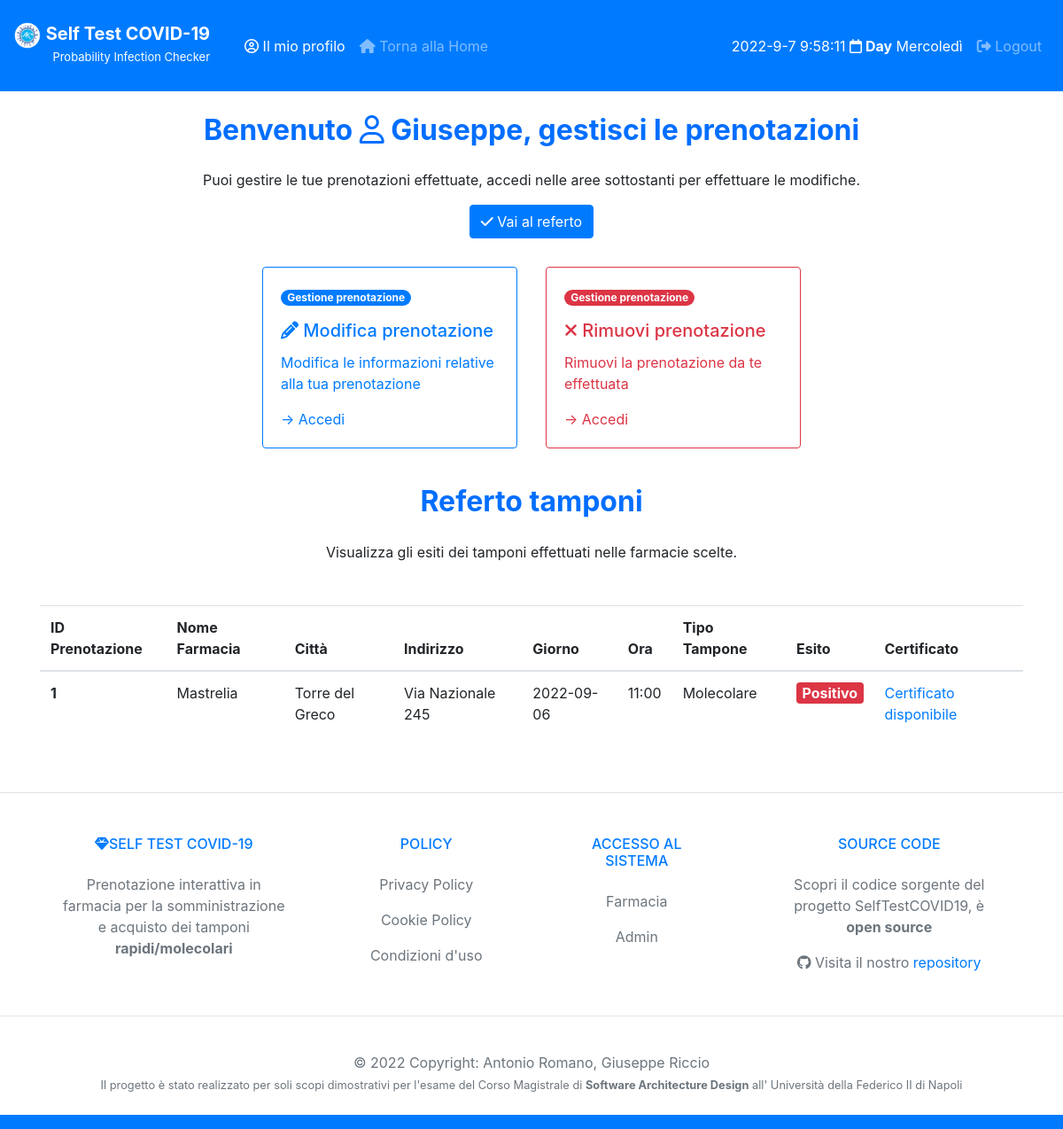
Screenshot of /dashboardPaziente (signed in) with the database file from the repository.
### tables this page shows
CREATE TABLE `Pazienti` (
	ID INTEGER PRIMARY KEY AUTOINCREMENT,
	Nome VARCHAR(50),
	Cognome VARCHAR(50),
	Email VARCHAR(50),
	PWD VARCHAR(50),
	CodiceFiscale VARCHAR(36),
	Telefono VARCHAR(10),
	UNIQUE(Email,PWD)
);

CREATE TABLE `Prenotazioni` (
	ID INTEGER PRIMARY KEY AUTOINCREMENT,
	Nome VARCHAR(50),
	Cognome VARCHAR(50),
	Email VARCHAR(50),
	CodiceFiscale VARCHAR(36),
	Telefono VARCHAR(10),
	Giorno DATE,
	Ora TIME,
	TipoTampone VARCHAR(10),
	EsitoTampone VARCHAR(20),
	ID_Farmacia INTEGER,
	ID_Paziente INTEGER,
	ID_Tampone INTEGER
);

CREATE TABLE `Farmacie` (
	ID INTEGER PRIMARY KEY AUTOINCREMENT,
	NomeFarmacia VARCHAR(50),
	Citta VARCHAR(50),
	CAP INT(5),
	Indirizzo VARCHAR(50),
	Email VARCHAR(50),
	PWD VARCHAR(50),
	UNIQUE(NomeFarmacia,Email)
);

### controllers/GestionePazienteRegistratoController.py (the view)
def dashPaziente():
    if 'loggedin' in session:
        connection = connectDB()
        esito = connection.execute('SELECT Prenotazioni.ID, NomeFarmacia, Citta, Indirizzo, Giorno, Ora, TipoTampone, EsitoTampone FROM Prenotazioni INNER JOIN Farmacie ON Prenotazioni.ID_Farmacia = Farmacie.ID AND Prenotazioni.ID_Paziente = ?',(session['id'],)).fetchall()
        nomepaziente = connection.execute('SELECT Nome FROM Pazienti WHERE ID = ?',(session['id'],)).fetchone()
        connection.close()
    else:
        return redirect('/loginPaziente')
    return render_template('/PazienteRegistratoView/dashboardPaziente.html', nomePaziente=nomepaziente['Nome'], esito=esito)

### models/DB.py (called while the page is built)
def connectDB():
    connection = sqlite3.connect('./models/selftestcovid19.db')
    connection.row_factory = sqlite3.Row
    return connection

### templates/PazienteRegistratoView/dashboardPaziente.html (shortened to what this page needs)
<!doctype html>
<html lang="it">
<head>
    <link rel="stylesheet" href="https://cdnjs.cloudflare.com/ajax/libs/font-awesome/4.7.0/css/font-awesome.min.css">
    <link rel="stylesheet" href="https://stackpath.bootstrapcdn.com/bootstrap/4.3.1/css/bootstrap.min.css">
</head>
<body>
    <nav class="navbar navbar-expand-lg navbar-dark bg-primary">
        <div style="margin-top: 10px; margin-right: 15px;">
            <a class="navbar-brand" href="#">
                <img src="/static/logo.png" width="30" height="30" alt="">
                <span style="margin-top: 10px; color: white; font-size: 20px ;"><b>Self Test COVID-19</b><br>
                    <p style="font-size: small; text-align: right;">Probability Infection Checker</p></a></span>
        </div>
        <div class="collapse navbar-collapse" id="navbarSupportedContent">
            <ul class="navbar-nav mr-auto">
                <li class="nav-item active">
                    <a class="nav-link" href="#"><i class="fa fa-user-circle-o" aria-hidden="true"></i> Il mio profilo
                        <span class="sr-only">(current)</span></a>
                </li>
                <li class="nav-item">
                    <a class="nav-link" href="/"><i class="fa fa-home" aria-hidden="true"></i> Torna alla Home</a>
                </li>
            </ul>
            <ul class="navbar-nav ml-auto">
                <li class="nav-item">
                    <h7 id="displayDateTime" class="nav-link text-white">
                </li>
                <li class="nav-item">
                    <a class="nav-link" href="/logout"><i class="fa fa-sign-out" aria-hidden="true"></i> Logout</a>
                </li>
            </ul>
        </div>
    </nav>
    <div class="container">
        <center>
            <h2 class="text-center" style="margin: 25px;"><b><span style="color: #006eff;">
                        Benvenuto <i class="fa fa-user-o" aria-hidden="true"></i> {{ nomePaziente }}, gestisci le
                        prenotazioni</span></b></h2>
            <h7>Puoi gestire le tue prenotazioni effettuate, accedi nelle aree sottostanti per effettuare le modifiche.
            </h7>
            <center><a href="#referti" class="btn btn-primary m-3" role="button">
                    <i class="fa fa-check" aria-hidden="true"></i> Vai al referto</a></center>
    </div>
    <div class="d-flex justify-content-center">
        <div class="card-deck">
            <div class="card border-primary m-3" style="max-width: 18rem;">
                <div class="card-body text-primary">
                    <span class="badge badge-pill badge-primary mb-3">Gestione prenotazione</span>
                    <h5 class="card-title"><i class="fa fa-pencil" aria-hidden="true"></i> Modifica prenotazione</h5>
                    <p class="card-text">Modifica le informazioni relative alla tua prenotazione</p>
                    <a href="/modificaPrenotazionePaziente" class="card-link text-primary">&#8594 Accedi</a>
                </div>
            </div>
            <div class="card border-danger m-3" style="max-width: 18rem;">
                <div class="card-body text-danger">
                    <span class="badge badge-pill badge-danger mb-3">Gestione prenotazione</span>
                    <h5 class="card-title"><i class="fa fa-times" aria-hidden="true"></i> Rimuovi prenotazione</h5>
                    <p class="card-text">Rimuovi la prenotazione da te effettuata</p>
                    <a href="/rimozionePrenotazionePaziente" class="card-link text-danger">&#8594 Accedi</a>
                </div>
            </div>
        </div>
    </div>
    <div class="container">
        <center>
            <h2 class="text-center" style="margin: 25px;"><b><span style="color: #006eff;">
                        Referto tamponi</span></b></h2>
            <h7>Visualizza gli esiti dei tamponi effettuati nelle farmacie scelte.</h7>
            <div class="d-flex justify-content-center mt-5 table-responsive">
                <table class="table">
                    <thead>
                        <tr>
                            <th scope="col">ID Prenotazione</th>
                            <th scope="col">Nome Farmacia</th>
                            <th scope="col">Città</th>
                            <th scope="col">Indirizzo</th>
                            <th scope="col">Giorno</th>
                            <th scope="col">Ora</th>
                            <th scope="col">Tipo Tampone</th>
                            <th scope="col">Esito</th>
                            <th scope="col">Certificato</th>
                        </tr>
                    </thead>
                    <tbody>
                        {% for esiti in esito %}
                        <tr>
                            <th scope="row">{{ esiti.ID }}</th>
                            <td>{{ esiti.NomeFarmacia }}</td>
                            <td>{{ esiti.Citta }}</td>
                            <td>{{ esiti.Indirizzo }}</td>
                            <td>{{ esiti.Giorno }}</td>
                            <td>{{ esiti.Ora }}</td>
                            <td>{{ esiti.TipoTampone }}</td>
                            <td>
                                {% if esiti.EsitoTampone == "Negativo" %}
                                <span class="badge bg-success text-white" style="font-size: 16px;">Negativo</span>
                                {% elif esiti.EsitoTampone == "Positivo" %}
                                <span class="badge bg-danger text-white" style="font-size: 16px;">Positivo </span>
                                {% elif esiti.EsitoTampone == "Da effettuare" %}
                                <span class="badge bg-secondary text-white" style="font-size: 16px;">Da
                                    effettuare</span>
                                {% elif esiti.EsitoTampone == "In analisi" %}
                                <span class="badge bg-primary text-white" style="font-size: 16px;">In Analisi</span>
                                {% endif %}
                            </td>
                            <td>
                                {% if (esiti.EsitoTampone == "Negativo") or (esiti.EsitoTampone == "Positivo") %}
                                <a href="/download/report/pdf/{{ esiti.ID }}"> Certificato disponibile </a>
                                {% else %}
                                <a> Certificato non disponibile </a>
                                {% endif %}
                            </td>
                        </tr>
                    </tbody>
                    {% endfor %}
                </table>
            </div>
        </center>
    </div>
</body>
<footer class="text-lg text-lg-start bg-white text-muted">
    <section class="d-flex justify-content-center justify-content-lg-between p-4 border-bottom">
    </section>
    <section class="">
      <div class="container text-center text-md-start mt-5">
        <div class="row mt-3">
          <div class="col-md-3 col-lg-4 col-xl-3 mx-auto mb-4">
            <h6 class="text-uppercase fw-bold mb-4  text-primary">
              <i class="fas fa-gem me-3"></i>Self Test COVID-19
            </h6>
            <p>
              Prenotazione interattiva in farmacia per la somministrazione e acquisto dei tamponi <b>rapidi/molecolari</b>
            </p>
          </div>
          <div class="col-md-2 col-lg-2 col-xl-2 mx-auto mb-4">
            <h6 class="text-uppercase fw-bold mb-4  text-primary">
              Policy
            </h6>
            <p>
              <a href="#!" class="text-reset">Privacy Policy</a>
            </p>
            <p>
              <a href="#!" class="text-reset">Cookie Policy</a>
            </p>
            <p>
              <a href="#!" class="text-reset">Condizioni d'uso</a>
            </p>
          </div>
          <div class="col-md-3 col-lg-2 col-xl-2 mx-auto mb-4">
            <h6 class="text-uppercase fw-bold mb-4  text-primary">
              Accesso al sistema
            </h6>
            <p>
              <a href="/loginFarmacia" class="text-reset">Farmacia</a>
            </p>
            <p>
              <a href="/loginAdmin" class="text-reset">Admin</a>
            </p>
          </div>
          <div class="col-md-4 col-lg-3 col-xl-3 mx-auto mb-md-0 mb-4">
            <h6 class="text-uppercase fw-bold mb-4  text-primary">SOURCE CODE</h6>
            <p>Scopri il codice sorgente del progetto SelfTestCOVID19, è <b>open source</b></p>
            <p><i class="fa fa-github"></i> Visita il nostro <a href="https://github.com/giuseppericcio/SelfTestCovid19">repository</a></p>
          </div>
        </div>
      </div>
    </section>
    <hr>
    <div class="text-center p-4  text-muted" style="background-color: rgba(255, 255, 255, 0.05);">
      © 2022 Copyright:
      <a class="text-muted fw-bold">Antonio Romano, Giuseppe Riccio</a>
      <small id="dateHelp" class="form-text text-muted text-primary">Il progetto è stato realizzato per soli scopi
        dimostrativi per l'esame del Corso Magistrale di <b>Software Architecture Design</b> all' Università della
        Federico II di Napoli</small>
    </div>
  </footer>
<nav class="navbar navbar-expand-lg navbar-dark bg-primary">
</nav>
</body>
</html>

### rows the page displays
Pazienti: Nome "Giuseppe"
Prenotazioni: ID "1", NomeFarmacia "Mastrelia", Citta "Torre del Greco", Indirizzo "Via Nazionale 245", Giorno "2022-09-06", Ora "11:00", TipoTampone "Molecolare", EsitoTampone "Positivo"
